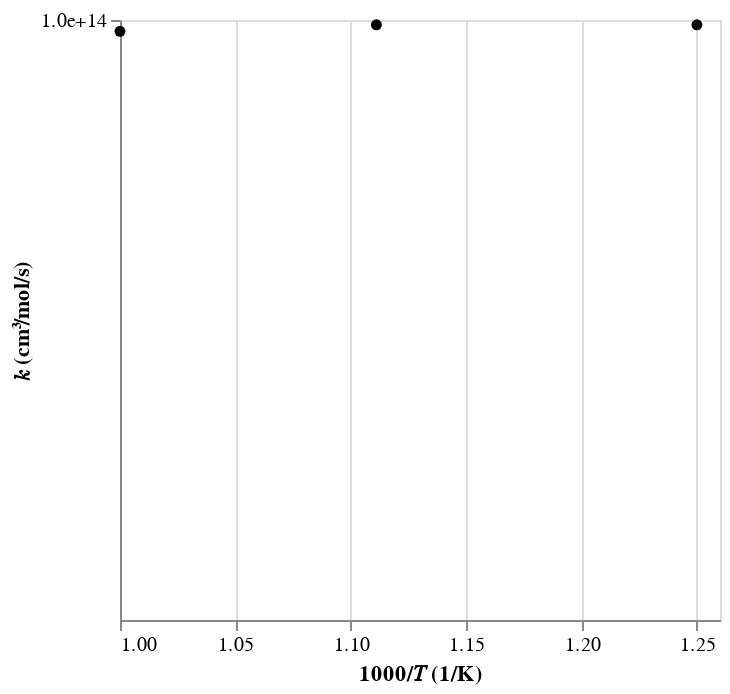

This figure's notebook cell:
### Code cell
from importlib import reload
import functools
import operator

from autochem.rate import data

reload(data)

rate_strs = [
    r"""
P3->P5

P\T           300       400       500       600       700       800       900     1e+03
0.1      4.05e-10   1.8e-10  1.85e-10  1.87e-10  1.89e-10  1.89e-10  1.88e-10  1.84e-10
1         9.2e-11  1.21e-10  1.41e-10  1.54e-10  1.61e-10  1.63e-10  1.63e-10  1.59e-10
10       1.32e-11  2.12e-11  3.04e-11  4.01e-11  4.97e-11  5.74e-11  6.47e-11  6.86e-11
100      2.21e-12  1.79e-12  2.77e-12  3.89e-12  5.09e-12  6.21e-12  7.44e-12  8.31e-12
O-O           ***       ***       ***       ***       ***       ***       ***       ***
    """,
    r"""
P3->W11

P\T           300       400       500       600       700       800       900     1e+03
0.1      8.99e-08  4.93e-12  3.73e-16  2.73e-17   2.8e-18  1.09e-17  2.44e-17  5.99e-17
1       -2.09e-11     4e-15  3.98e-16  2.54e-16  2.75e-16   3.3e-16  3.91e-16  5.31e-16
10      -5.39e-12  5.39e-15  2.46e-15  4.05e-15     7e-15  1.17e-14  1.89e-14  2.93e-14
100     -9.86e-12  4.83e-13  6.18e-13  8.02e-13  1.06e-12  1.34e-12  1.67e-12  2.01e-12
O-O           ***       ***       ***       ***       ***       ***       ***       ***
    """
]

rates = [data.from_mess_channel_output(s, order=2) for s in rate_strs]
rate = functools.reduce(operator.add, rates)
data.display(rate, T_range=(800, 1000))

### Figure 1 — Vega-Lite specification as saved in the notebook (floating-point values rounded to 4 significant figures)
{"config": {"view": {"continuousWidth": 300, "continuousHeight": 300}}, "data": {"name": "data-bd15bd7d823ad06fe1ab8e228f2a6523"}, "mark": {"type": "point", "filled": true, "opacity": 1}, "encoding": {"color": {"value": "#000000"}, "x": {"field": "x", "scale": {"zero": false}, "title": "1000/𝑇 (1/K)", "type": "quantitative"}, "y": {"axis": {"format": ".1e", "values": [100000000000000, 1000000000000000]}, "field": "value", "scale": {"type": "log"}, "title": "𝑘 (cm³/mol/s)", "type": "quantitative"}}, "transform": [{"fold": ["k1"]}], "$schema": "https://vega.github.io/schema/vega-lite/v5.20.1.json", "datasets": {"data-bd15bd7d823ad06fe1ab8e228f2a6523": [{"x": 1.25, "k1": 98160000000000.0}, {"x": 1.111, "k1": 98160000000000.0}, {"x": 1.0, "k1": 95750000000000.0}]}}
